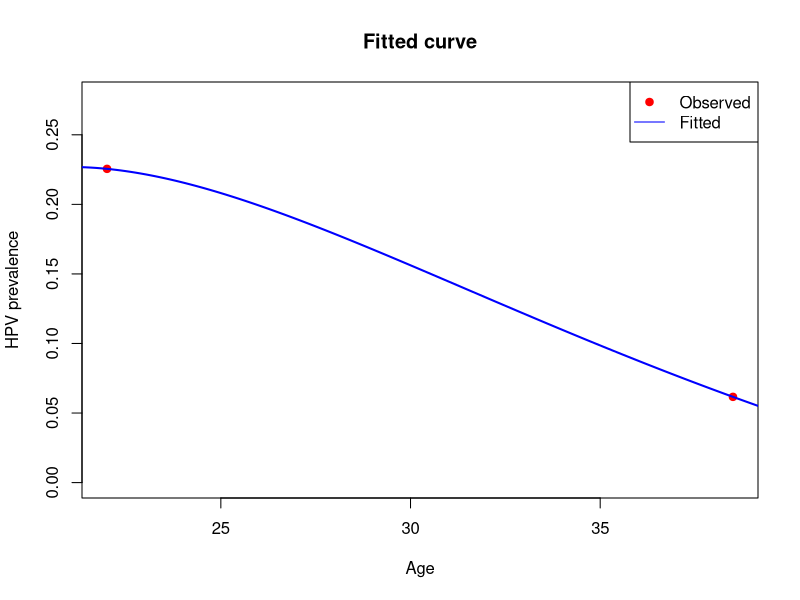

This figure's R source:

x <- c(22, 38.5)              
n_total <- c(1011, 1217)      
y_infected <- round(c(228, 75))

x0 <- 12                              
n_power <- 1                         
f_model <- function(x, A, B, C) {
  d <- x - x0
  B + (A * d^n_power - B) * exp(-C * d)
}

neg_log_likelihood <- function(par) {
  A <- par[1]
  B <- par[2]
  C <- par[3]
  
  p <- f_model(x, A, B, C)
  p <- pmax(pmin(p, 1 - 1e-6), 1e-6)  
  
  -sum(y_infected * log(p) + (n_total - y_infected) * log(1 - p))
}

result <- optim(
  par = c(0.01, 0.1, 0.1),       
  fn = neg_log_likelihood,      
  method = "BFGS"
)


curve_x <- seq(14, 40, length.out = 200)
fitted_p <- f_model(curve_x, result$par[1], result$par[2], result$par[3])

plot(x, y_infected / n_total, col = "red", pch = 19,
     ylim = c(0, max(y_infected / n_total, fitted_p) + 0.05),
     xlab = "Age", ylab = "HPV prevalence",
     main = "Fitted curve")
lines(curve_x, fitted_p, col = "blue", lwd = 2)
legend("topright", legend = c("Observed", "Fitted"),
       col = c("red", "blue"), pch = c(19, NA), lty = c(NA, 1))







